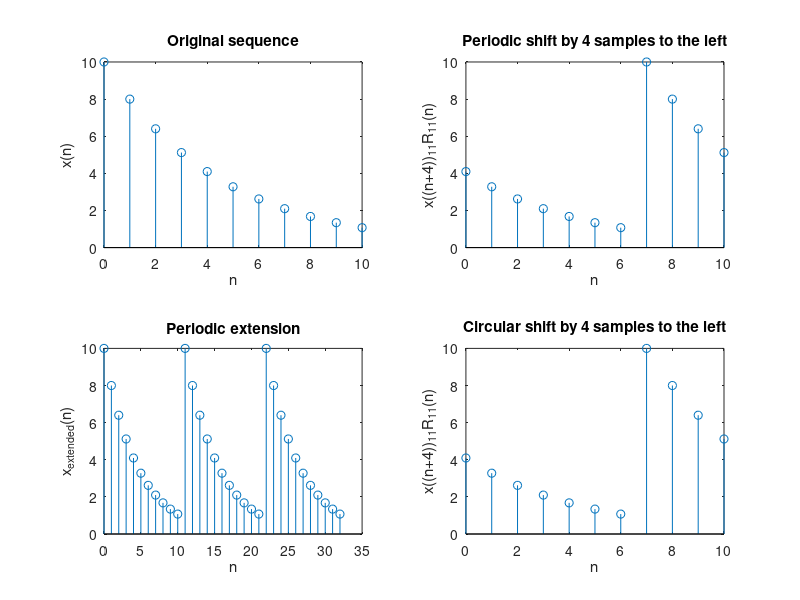

The MATLAB source for this figure:
% Ex5_11
% 한밭대 20191780 육정훈

n = 0:10; x = 10 * (0.8).^n;

figure;
% Original sequence
subplot(2, 2, 1);
stem(n, x);
title('Original sequence');
xlabel('n'); ylabel('x(n)');

% Periodic shift
x_shifted = [x(5:end) x(1:4)];
subplot(2, 2, 2);
stem(n, x_shifted);
title('Periodic shift by 4 samples to the left');
xlabel('n'); ylabel('x((n+4))_{11}R_{11}(n)');

% Periodic extension
x_extended = repmat(x, 1, 3);
n_extended = 0:(length(x_extended) - 1);
subplot(2, 2, 3);
stem(n_extended, x_extended);
title('Periodic extension');
xlabel('n'); ylabel('x_{extended}(n)');

% Circular shift
x_circular_shift = circshift(x, -4);
subplot(2, 2, 4);
stem(n, x_circular_shift);
title('Circular shift by 4 samples to the left');
xlabel('n'); ylabel('x((n+4))_{11}R_{11}(n)');

